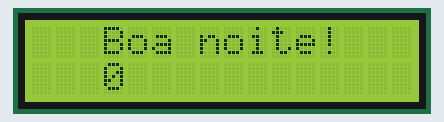
Simulated run of this sketch. Board: Arduino Uno, built with avr-gcc and run on an emulated ATmega328P. Parts: 16×2 character LCD.

Above: at 0.1 s.
At 4.1 s:
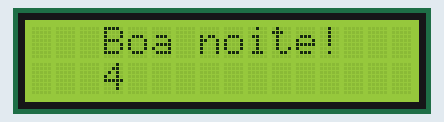
At 9.2 s:
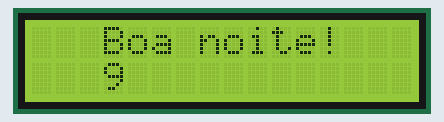
At 19.2 s:
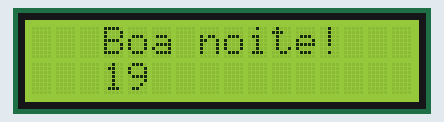
At 28.2 s:
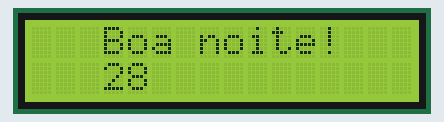
At 38.3 s:
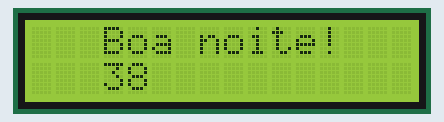

Measured:
- what the display in image 1 shows lasts 1.0 s, from 4.1 s to 5.1 s

The sketch:

lcd16x2.ino
```cpp
#include <LiquidCrystal.h>

// Define os pinos que serão utilizados para ligação ao display
LiquidCrystal lcd(12, 11, 5, 4, 3, 2);

uint8_t contador = 0;

void setup() {
  // Define o número de colunas e linhas do LCD
  lcd.begin(16, 2);
}

void loop(){
  lcd.clear();

  // Posiciona o cursor na coluna 3, linha 0
  lcd.setCursor(3, 0);

  lcd.print("Boa noite!");

  lcd.setCursor(3, 1);

  lcd.print(contador);
  contador++;

  if (contador == 60) {
    contador = 0;
  }

  delay(1000);
}
```
